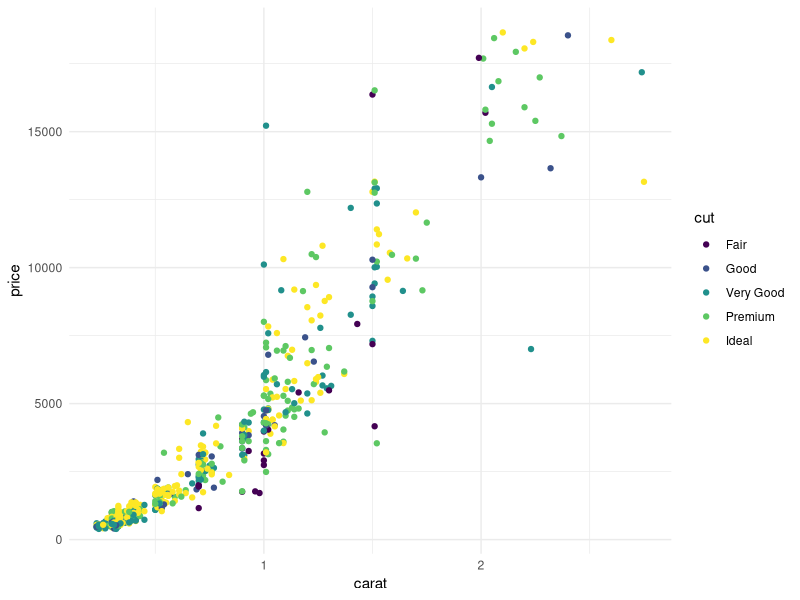
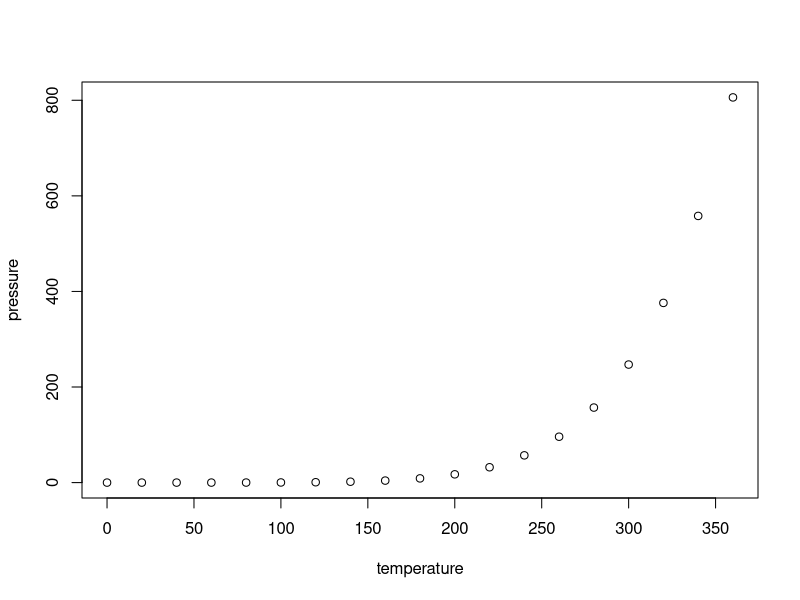
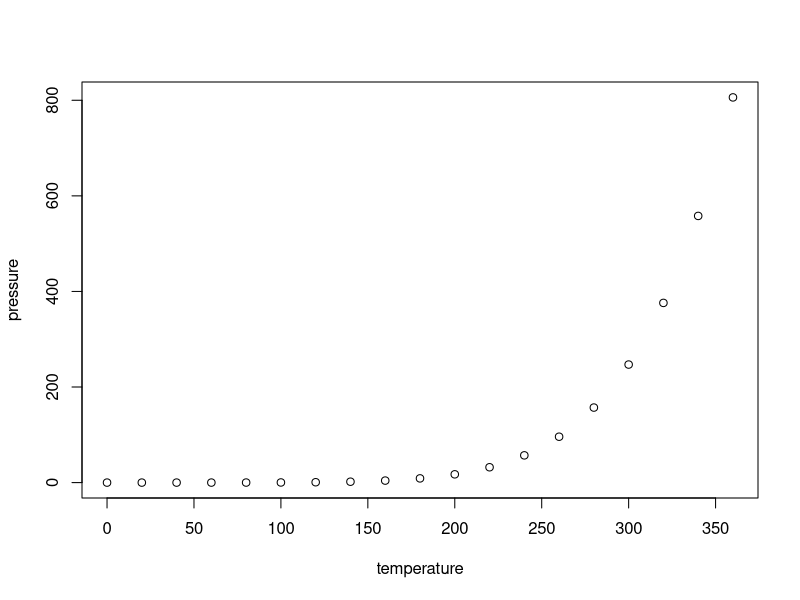

The R script that drew these images, in order:
## ---- chunk 1
library(dplyr)
library(ggplot2)

diamonds %>% 
  slice_sample(n = 500) %>%
  ggplot() + 
  geom_point(aes(carat, price, color = cut)) + 
  theme_minimal()
## ---- chunk 2
knitr::kable(head(iris), caption = "my table")
## ---- chunk 3
knitr::opts_chunk$set(echo = TRUE)
## ---- chunk 4
summary(cars)
## ---- chunk 5
plot(pressure)
## ---- chunk 6
plot(pressure)
